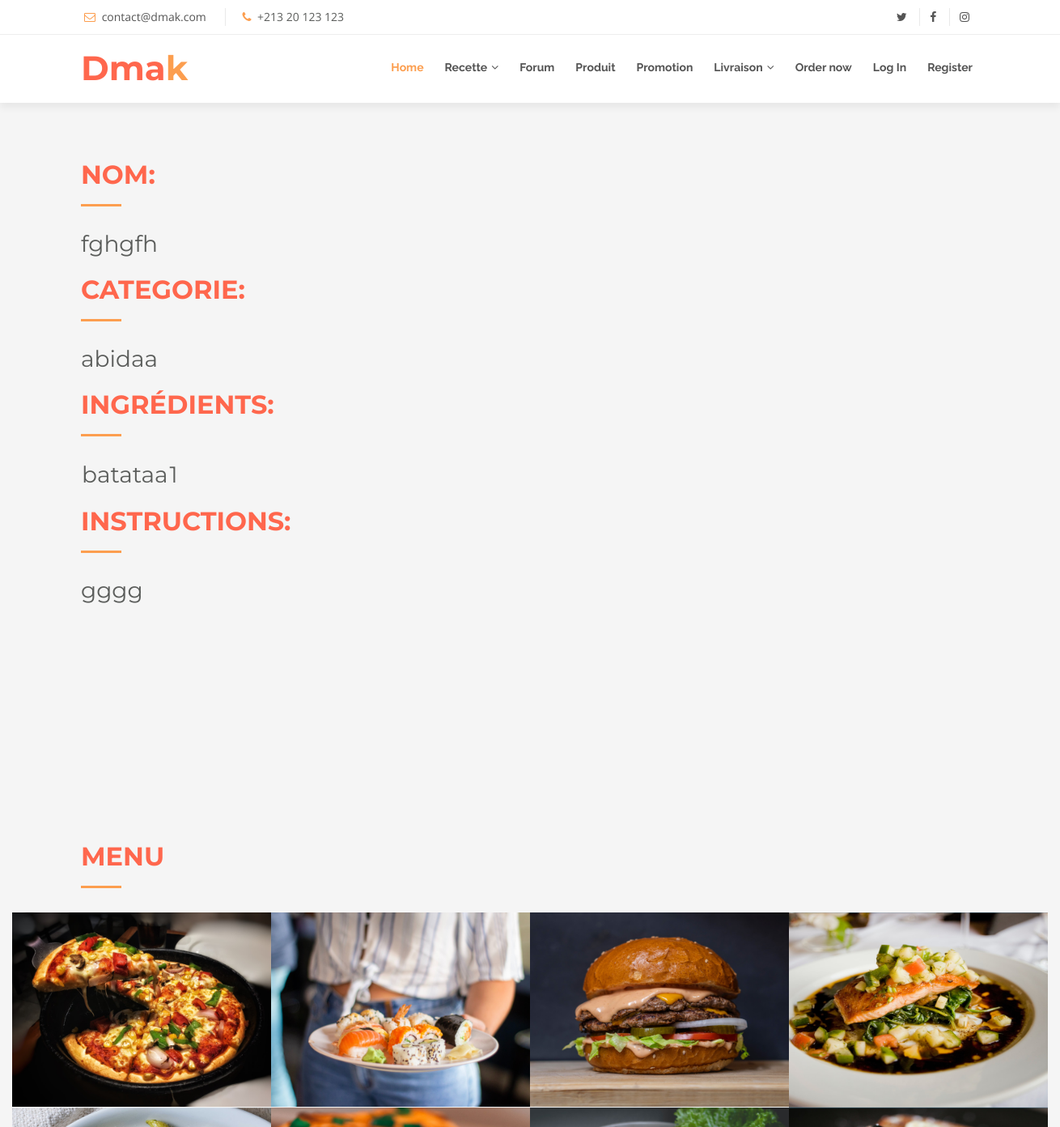
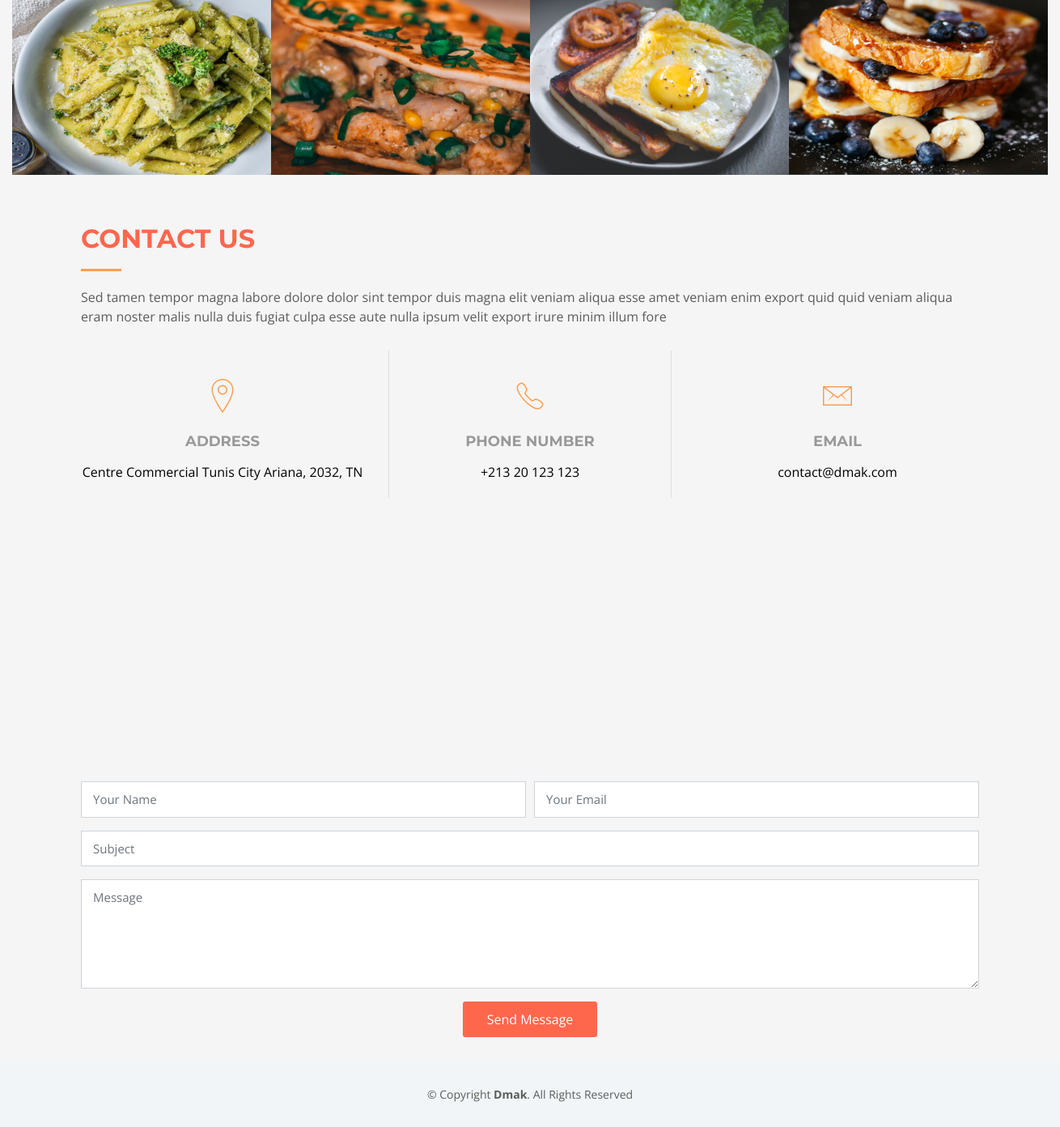
Screenshot of /Views/recipe_view.php?id=6 with the database file from the repository (2 pictures, top to bottom).
### tables this page shows
CREATE TABLE `instructions` (
  `id` int(11) NOT NULL,
  `name` varchar(255) NOT NULL,
  `content` text DEFAULT NULL
);

CREATE TABLE `assigned_categories` (
  `ins_id` int(11) NOT NULL,
  `cat_id` int(11) NOT NULL
);

CREATE TABLE `categories` (
  `id` int(11) NOT NULL,
  `name` varchar(255) NOT NULL
);

CREATE TABLE `recipe` (
  `id` int(11) NOT NULL,
  `ins_id` int(11) NOT NULL,
  `ing_id` int(11) NOT NULL,
  `quantity` varchar(255) DEFAULT NULL
);

CREATE TABLE `ingredients` (
  `id` int(11) NOT NULL,
  `name` varchar(255) NOT NULL
);

### Controller/SQL_functions.php (called while the page is built, shortened)
<?php
function find_recipe_by_id($db, $instruction_id)
{
    try {
        $query = 'SELECT * FROM instructions
                    WHERE id = :id';
        $statement = $db->prepare($query);
        $statement->bindParam(':id', $instruction_id, PDO::PARAM_INT);
        $statement->execute();
    } catch (Exception $e) {
        echo "Unable to retrieve find__recipe";
        exit;
    }
    return $statement;
}
function find_ingredients_of_recipe($db, $instruction_id)
{
    try {
        $query = 'SELECT * FROM recipe
                    WHERE ins_id = :id';
        $statement = $db->prepare($query);
        $statement->bindParam(':id', $instruction_id, PDO::PARAM_INT);
        $statement->execute();
    } catch (Exception $e) {
        echo "Unable to retrieve find_ingredients_of_recipe";
        exit;
    }
    return $statement;
}
function find_name_of_ingredient($db, $ingredient_id)
{
    try {
        $query = 'SELECT * FROM ingredients
                    WHERE id = :id';
        $statement = $db->prepare($query);
        $statement->bindParam(':id', $ingredient_id, PDO::PARAM_INT);
        $statement->execute();
    } catch (Exception $e) {
        echo "Unable to retrieve find_name_of_ingredient";
        exit;
    }
    $ingredients=$statement->fetch(PDO::FETCH_ASSOC);
    return $ingredients['name'];
}
function find_cat_of_recipe($db, $id)
{
    try {
        $query = 'SELECT * FROM assigned_categories
                    WHERE ins_id = :id';
        $statement = $db->prepare($query);
        $statement->bindParam(':id', $id, PDO::PARAM_INT);
        $statement->execute();
    } catch (Exception $e) {
        echo "Unable to retrieve categories_of_recipe";
        exit;
    }
    return $statement;
}
function find_name_of_cat($db, $id)
{
    try {
        $query = 'SELECT * FROM categories
                    WHERE id = :id';
        $statement = $db->prepare($query);
        $statement->bindParam(':id', $id, PDO::PARAM_INT);
        $statement->execute();
    } catch (Exception $e) {
        echo "Unable to retrieve find_cat_of_cat";
        exit;
    }
    $category=$statement->fetch(PDO::FETCH_ASSOC);
    return $category['name'];
}
?>

### Controller/functions.php (called while the page is built, shortened)
<?php
    function h($string="") {
        return htmlspecialchars($string);
    }
?>

### Views/recipe_view.php (the view, shortened to what this page needs)
<?php
require_once('../Controller/conn.php');
require_once('../Controller/functions.php');
require_once('../Controller/SQL_functions.php');
$id = $_GET['id'] ?? redirect_to(('../Views/index.php'));
$instructions = find_recipe_by_id($dbb,$id);
$instructions_selected=$instructions->fetch(PDO::FETCH_ASSOC);
$assigned_categories = find_cat_of_recipe($dbb,$id);
$recepie = find_ingredients_of_recipe($dbb,$id);
?>
<?php include('Abidaheader.php'); ?>
<div id="content" style="position:relative; left: 100px ; top: 70px">
    <div class="view_recipe">
        <div class="title_cat_style">
            <div class="section-header">
                <h2>NOM:</h2>
            </div>
            <h3 class="title"> <?php echo h($instructions_selected['name']) ?? ''; ?> </h3>
            <h3 class="title">   <div class="section-header">
                    <h2>Categorie:</h2>
                </div>
                <?php
                while ($category=$assigned_categories->fetch(PDO::FETCH_ASSOC)) {
                    echo h(find_name_of_cat($dbb,$category['cat_id']));
                } ?></h3>
        </div>
        <div class="ing_style">
            <div class="section-header">
                <h2>Ingrédients:</h2>
            </div>
            <h3 class="title">     <table>
                    <?php while ($ingredient=$recepie->fetch(PDO::FETCH_ASSOC)) { ?>
                        <tr>
                            <td><?php echo h(find_name_of_ingredient($dbb,$ingredient['ing_id'])); ?></td>
                            <td><?php echo h($ingredient['quantity']); ?></td>
                        </tr>
                    <?php } ?>
                </table></h3>
        </div>
        <div class="ins_style">
            <div class="section-header">
                <h2>Instructions:</h2>
            </div>
            <h3 class="title"> <?php echo nl2br(h($instructions_selected['content'])); ?></h3>
        </div>
    </div>
</div>
<?php include('Abidafoot.php'); ?>

### Views/css/style.css (style rules this page uses)
body { background: #F5F5F5; color: #5B5D5B; font-family: "Open Sans", sans-serif; }
h1, h2, h3, h4, h5, h6 { font-family: "Montserrat", sans-serif; font-weight: 400; margin: 0 0 20px 0; padding: 0; }
.section-header { margin-bottom: 30px; }
.section-header h2 { font-size: 32px; color: #FF674D; text-transform: uppercase; font-weight: 700; position: relative; padding-bottom: 20px; }
.section-header h2::before { content: ''; position: absolute; display: block; width: 50px; height: 3px; background: #FC9E4F; bottom: 0; left: 0; }

### rows the page displays
instructions: name "fghgfh", content "gggg"
assigned_categories: cat.name "abidaa"
recipe: ing.name "batataa", quantity "1"
